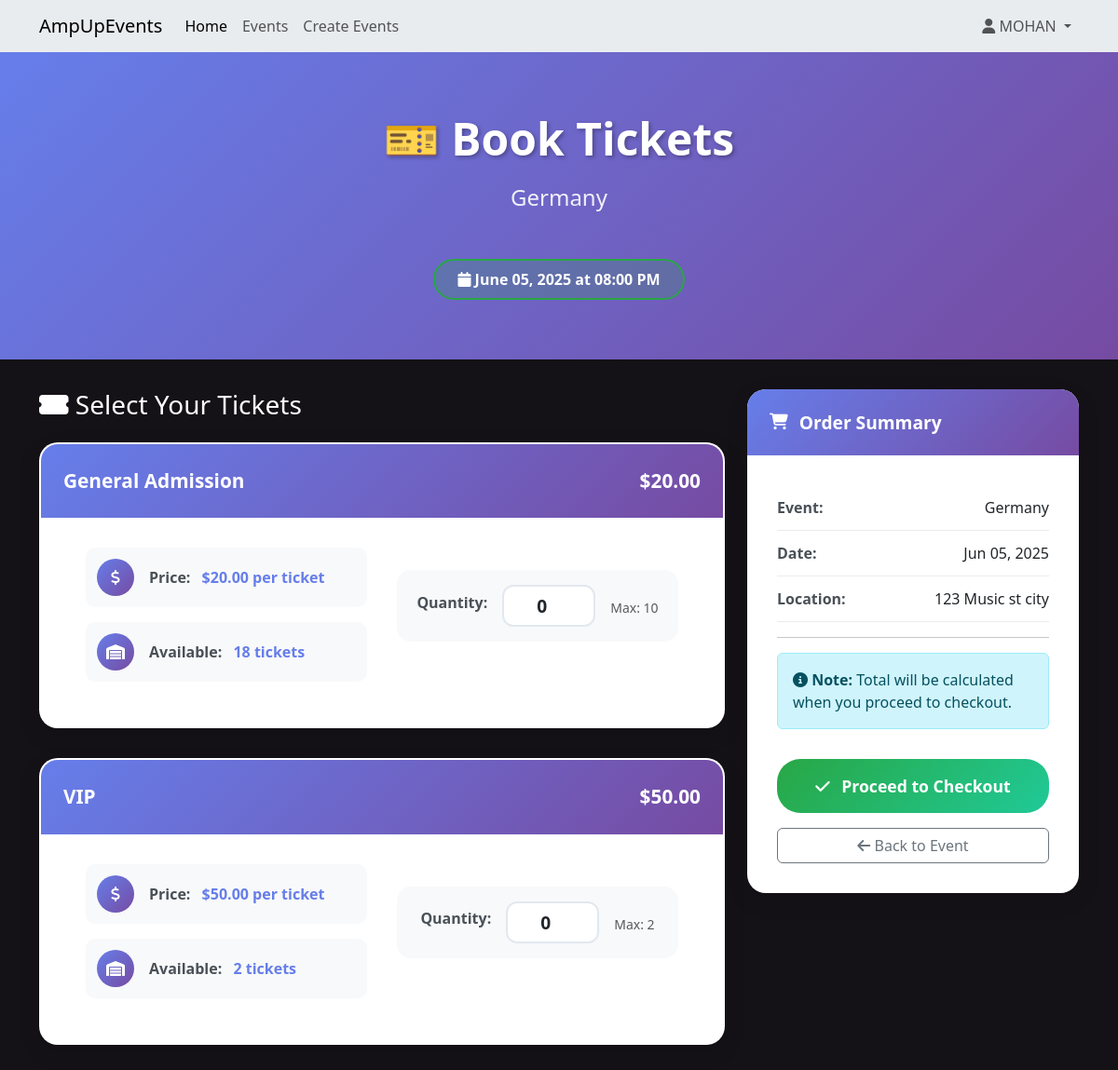
Page /events/2/book (signed in) on the committed database.
### website/models.py (models this page shows, shortened)
class User(db.Model, UserMixin):
    __tablename__ = 'users'
    id = db.Column(db.Integer, primary_key=True)  # Unique identifier for the user.
    firstName = db.Column(db.String(100), index=True, unique=False, nullable=False)  # User's first name, indexed for faster searches
    surname = db.Column(db.String(100), index=True, unique=False, nullable=False)  # User's surname, indexed
    email = db.Column(db.String(100), index=True, nullable=False, unique=True)  # User's email, must be unique
    mobileNumber = db.Column(db.String(15), index=True, nullable=False, unique=True)  # User's mobile number, must be unique
    streetAddress = db.Column(db.String(150), index=True, nullable=False)  # User's street address
    password_hash = db.Column(db.String(255), nullable=False)  # Hashed password for security
    role = db.Column(db.String(20), default='attendee')  # User role, defaults to 'attendee' (e.g., 'creator', 'admin')
    created_at = db.Column(db.DateTime, default=datetime.now)  # Timestamp for when the user was created
    updated_at = db.Column(db.DateTime, default=datetime.now, onupdate=datetime.now)  # Timestamp for the last update
    comments = db.relationship('Comment', backref='user', lazy='dynamic') # lazy='dynamic': https://docs.sqlalchemy.org/en/20/orm/queryguide/relationships.html
    bookings = db.relationship('Booking', backref='user', lazy='dynamic')
    events_created = db.relationship('Event', foreign_keys='Event.created_by', backref='creator_user', lazy='dynamic')

class Event(db.Model):
    __tablename__ = 'events'
    id = db.Column(db.Integer, primary_key=True)  # Unique identifier for the event
    name = db.Column(db.String(120), index=True, nullable=False)  # Event name
    description = db.Column(db.Text, nullable=True)  # Optional detailed description of the event
    image_filename = db.Column(db.String(255), nullable=True)  # Filename of the event's image
    start_datetime = db.Column(db.DateTime, nullable=False)  # Combined start date and time for the event
    location = db.Column(db.String(100), nullable=False)  # General location of the event
    venue = db.Column(db.String(100), nullable=True)  # Specific venue name, optional
    genre_id = db.Column(db.Integer, db.ForeignKey('genres.id'), nullable=False)  # Reference to Genre table
    artist_info = db.Column(db.Text, nullable=True) # Information about the artist(s)
    status = db.Column(db.String(20), default='Open', nullable=False)  # Current status of the event (e.g., Open, Cancelled)
    age_limit = db.Column(db.Integer, nullable=True)
    length = db.Column(db.String(50), nullable=True)
    policies = db.Column(db.Text, nullable=True)
    facebook = db.Column(db.String(255), nullable=True)
    instagram = db.Column(db.String(255), nullable=True)
    twitter = db.Column(db.String(255), nullable=True)
    created_at = db.Column(db.DateTime, default=datetime.now)
    updated_at = db.Column(db.DateTime, default=datetime.now, onupdate=datetime.now)
    created_by = db.Column(db.Integer, db.ForeignKey('users.id'), nullable=False)
    ticket_types = db.relationship('ticket_type', backref='event', lazy='dynamic', cascade="all, delete-orphan") # cascade="all, delete-orphan": https://docs.sqlalchemy.org/en/20/orm/cascades.html
    comments = db.relationship('Comment', backref='event', lazy='dynamic', cascade="all, delete-orphan")
    bookings = db.relationship('Booking', backref='event', lazy='dynamic', cascade="all, delete-orphan")
    @property
    def current_status(self):
        if self.status == 'Cancelled':
            return 'Cancelled'
        if self.status == 'Completed':
            return 'Completed'
        if self.start_datetime and self.start_datetime < datetime.now():
            return 'Inactive'
        if self.ticket_types:
            total_available = sum(ticket.quantity_available for ticket in self.ticket_types)
            if total_available == 0:
                return 'Sold Out'
        return 'Open'

class ticket_type(db.Model):
    __tablename__ = 'ticket_type'
    id = db.Column(db.Integer, primary_key=True)  # Unique identifier for the ticket type
    event_id = db.Column(db.Integer, db.ForeignKey('events.id'), nullable=False)  # Foreign key linking to the Event
    type_name = db.Column(db.String(100), nullable=False)  # Name of the ticket type (e.g., General, VIP)
    description = db.Column(db.Text, nullable=True) # Optional description for this ticket type
    price = db.Column(db.Float, nullable=False)  # Price of the ticket
    quantity_available = db.Column(db.Integer, nullable=False)  # Number of tickets available for this type
    created_at = db.Column(db.DateTime, default=datetime.now)  # Creation timestamp
    updated_at = db.Column(db.DateTime, default=datetime.now, onupdate=datetime.now)  # Last update timestam

### website/events.py (the view, shortened to what this page needs)
@eventbp.route('/<int:id>/book', methods=['GET', 'POST'])
@login_required
def book_tickets(id):
    event = db.session.query(Event).filter_by(id=id).first_or_404()
    form = BookingForm()
    if event.current_status in ['Cancelled', 'Sold Out', 'Completed', 'Inactive']:
        flash(f"Sorry, this event is {event.current_status.lower()} and not available for booking.", "warning")
        return redirect(url_for('event.details', id=id))
    ticket_types = event.ticket_types.filter(ticket_type.quantity_available > 0).all()
    if not ticket_types:
        flash("Sorry, there are no tickets available for this event.", "warning")
        return redirect(url_for('event.details', id=id))
    return render_template('events/bookTickets.html', event=event, ticket_types=ticket_types, form=form)

### website/forms.py
class BookingForm(FlaskForm):
    submit = SubmitField('Proceed to Checkout')

### website/templates/events/bookTickets.html (shortened to what this page needs)
{% extends 'base.html' %}
{% block head %}
<link rel="stylesheet" href="{{ url_for('static', filename='style/bookTickets.css') }}">
{% endblock %}
{% block content %}
<div class="booking-hero">
    <div class="container">
        <div class="text-center">
            <h1 class="hero-title">🎫 Book Tickets</h1>
            <p class="hero-subtitle">{{ event.name }}</p>
            <div class="status-badge status-open">
                <i class="fas fa-calendar"></i> {{ event.start_datetime.strftime('%B %d, %Y at %I:%M %p') }}
            </div>
        </div>
    </div>
</div>
<div class="container">
            <form method="POST" id="booking-form">
        <div class="row">
            <div class="col-lg-8">
                <h3 class="mb-4 color-white"><i class="fas fa-ticket-alt"></i> Select Your Tickets</h3>
                {% for ticket in ticket_types %}
                <div class="ticket-selection-card">
                    <div class="ticket-type-header">
                        {{ ticket.type_name }}
                        <span class="float-end">${{ "%.2f"|format(ticket.price) }}</span>
                    </div>
                    <div class="row">
                        <div class="col-md-6">
                            <div class="detail-item">
                                <div class="detail-icon">
                                    <i class="fas fa-dollar-sign"></i>
                                </div>
                                <div>
                                    <span class="detail-label">Price:</span>
                                    <span class="detail-value">${{ "%.2f"|format(ticket.price) }} per ticket</span>
                                </div>
                            </div>
                            <div class="detail-item">
                                <div class="detail-icon">
                                    <i class="fas fa-warehouse"></i>
                                </div>
                                <div>
                                    <span class="detail-label">Available:</span>
                                    <span class="detail-value">{{ ticket.quantity_available }} tickets</span>
                                </div>
                            </div>
                        </div>
                        <div class="col-md-6">
                            <div class="quantity-selector">
                                <label for="quantity_{{ ticket.id }}" class="form-label">Quantity:</label>
                                <input type="number"
                                       id="quantity_{{ ticket.id }}"
                                       name="quantity_{{ ticket.id }}"
                                       class="form-control qty-input"
                                       value="0"
                                       min="0"
                                       max="{{ [ticket.quantity_available, 10]|min }}"
                                       style="width: 100px; display: inline-block;">
                                <small class="form-text text-muted">Max: {{ [ticket.quantity_available, 10]|min }}</small>
                            </div>
                        </div>
                    </div>
                </div>
                {% endfor %}
            </div>
            <div class="col-lg-4">
                <div class="content-card sticky-top" style="top: 2rem;">
                    <div class="content-card-header">
                        <h5><i class="fas fa-shopping-cart"></i> Order Summary</h5>
                    </div>
                    <div class="content-card-body">
                        <div class="summary-item">
                            <strong>Event:</strong> {{ event.name }}
                        </div>
                        <div class="summary-item">
                            <strong>Date:</strong> {{ event.start_datetime.strftime('%b %d, %Y') }}
                        </div>
                        <div class="summary-item">
                            <strong>Location:</strong> {{ event.location }}
                        </div>
                        <hr>
                        <div class="alert alert-info">
                            <i class="fas fa-info-circle"></i>
                            <strong>Note:</strong> Total will be calculated when you proceed to checkout.
                        </div>
                        <button type="submit" class="btn-proceed">
                            <i class="fas fa-check"></i> Proceed to Checkout
                        </button>
                        <div class="mt-3">
                            <a href="{{ url_for('event.details', id=event.id) }}" class="btn btn-outline-secondary w-100">
                                <i class="fas fa-arrow-left"></i> Back to Event
                            </a>
                        </div>
                    </div>
                </div>
            </div>
        </div>
    </form>
</div>
{% endblock %}

### website/templates/base.html (shortened to what this page needs)
<html>
<head>
    <link href="https://cdn.jsdelivr.net/npm/bootstrap@5.3.2/dist/css/bootstrap.min.css" rel="stylesheet"
>
    <link rel="stylesheet" href="https://cdnjs.cloudflare.com/ajax/libs/font-awesome/6.4.0/css/all.min.css">
    {% block head %}
    {% endblock %}
</head>
<body style="background-color: #141117;">
    <header>
        <nav class="navbar navbar-expand-lg navbar-light bg-body-secondary">
            <div class="container">
                <a class="navbar-brand" href="/">AmpUpEvents</a>
                <div class="collapse navbar-collapse" id="navbarSupportedContent">
                    <div class="navbar-nav me-auto">
                        <a class="nav-item nav-link active" aria-current="page" href="/">Home</a>
                        <a class="nav-item nav-link" href="{{ url_for('event.allevents') }}">Events</a>
                        {% if current_user.is_authenticated %}
                            <a class="nav-item nav-link" href="{{ url_for('event.create') }}">Create Events</a>
                        {% endif %}
                    </div>
                    <div class="navbar-nav ms-auto">
                        {% if current_user.is_authenticated %}
                        <div class="nav-item dropdown">
                            <a class="nav-link dropdown-toggle" href="#" role="button" data-bs-toggle="dropdown" aria-expanded="false">
                                <i class="fas fa-user"></i> {{current_user.firstName}}
                            </a>
                        </div>
                        {% else %}
                        <a class="nav-item nav-link me-3" href="{{ url_for('auth.register') }}">Register</a>
                        <a class="nav-item nav-link" href="{{ url_for('auth.login') }}">Login</a>
                        {% endif %}
                    </div>
                </div>
            </div>
        </nav>
    </header>
    {% block content %}
    {% endblock %}
</body>
</html>

### website/static/style/bookTickets.css (style rules this page uses)
.content-card { border: none; border-radius: 20px; box-shadow: 0 8px 25px rgba(0, 0, 0, 0.1); overflow: hidden; margin-bottom: 2rem; background: white; transition: transform 0.3s ease; }
.content-card-header { background: linear-gradient(135deg, #667eea, #764ba2); color: white; padding: 1.5rem; border: none; }
.content-card-header h5 { margin: 0; font-weight: 700; font-size: 1.2rem; display: flex; align-items: center; }
.content-card-header i { margin-right: 0.75rem; font-size: 1.1rem; }
.content-card-body { padding: 2rem; }
.color-white { color: #FFFFFF !important; }
.booking-hero { background: linear-gradient(135deg, #667eea 0%, #764ba2 100%); color: white; padding: 4rem 0; margin-bottom: 2rem; text-align: center; }
.hero-title { font-size: 3rem; font-weight: 700; margin-bottom: 1rem; text-shadow: 2px 2px 4px rgba(0, 0, 0, 0.3); }
.hero-subtitle { font-size: 1.5rem; margin-bottom: 2rem; opacity: 0.9; }
.status-badge { display: inline-block; padding: 0.5rem 1.5rem; border-radius: 25px; font-weight: 600; margin-top: 1rem; }
.status-open { background: rgba(40, 167, 69, 0.2); border: 2px solid #28a745; color: #fff; }
.ticket-selection-card { background: white; border-radius: 20px; padding: 0; margin-bottom: 2rem; box-shadow: 0 8px 25px rgba(0, 0, 0, 0.1); border: 2px solid transparent; transition: all 0.3s ease; overflow: hidden; }
.ticket-type-header { background: linear-gradient(135deg, #667eea, #764ba2); color: white; padding: 1.5rem; font-weight: 700; font-size: 1.3rem; display: flex; justify-content: space-between; align-items: center; }
.detail-item { display: flex; align-items: center; margin-bottom: 1rem; padding: 0.75rem; background: #f8f9fa; border-radius: 10px; }
.detail-icon { background: linear-gradient(135deg, #667eea, #764ba2); color: white; width: 40px; height: 40px; border-radius: 50%; display: flex; align-items: center; justify-content: center; margin-right: 1rem; flex-shrink: 0; }
.detail-label { font-weight: 600; color: #495057; margin-right: 0.5rem; }
.detail-value { color: #667eea; font-weight: 700; }
.quantity-selector { display: flex; align-items: center; justify-content: center; gap: 1rem; margin: 1.5rem 0; padding: 1rem; background: #f8f9fa; border-radius: 15px; }
.qty-input { border: 2px solid #e2e8f0; border-radius: 12px; width: 90px; height: 45px; text-align: center; font-weight: 700; font-size: 1.2rem; padding: 0; background: white; transition: border-color 0.3s ease; }
.summary-item { padding: 0.75rem 0; border-bottom: 1px solid #e9ecef; display: flex; justify-content: space-between; align-items: center; }
.summary-item strong { color: #495057; }
.btn-proceed { background: linear-gradient(135deg, #28a745, #20c997); border: none; border-radius: 25px; padding: 1rem 2rem; font-weight: 700; color: white; font-size: 1.1rem; transition: all 0.3s ease; width: 100%; margin-top: 1rem; cursor: pointer; }
.btn-proceed i { margin-right: 0.5rem; }
.ticket-selection-card .row { margin: 0; padding: 2rem; }
.ticket-selection-card .col-md-6 { padding: 0 1rem; }
.form-label { font-weight: 600; color: #495057; margin-bottom: 0.5rem; }
.sticky-top { position: sticky; top: 2rem; z-index: 1020; }

### rows in the picture
User: firstName "MOHAN"
Event: name "Germany", start_datetime "June 05, 2025 at 08:00 PM", start_datetime "Jun 05, 2025", location "123 Music st city"
ticket_type: type_name "General Admission", price "20.00", quantity_available "18", id "0", quantity_available "10"
ticket_type: type_name "VIP", price "50.00", quantity_available "2", id "0"
